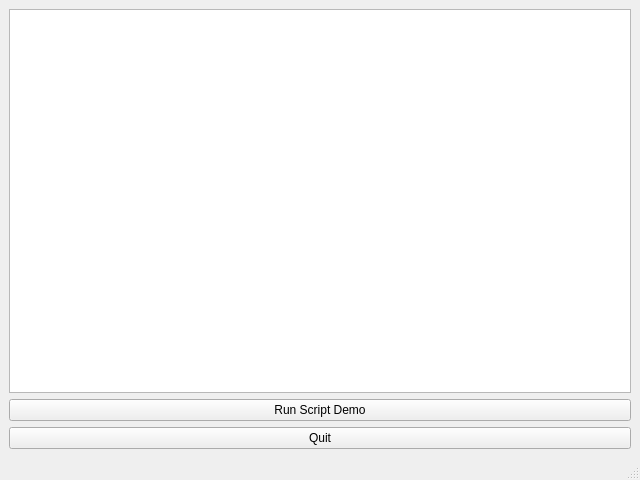
<?xml version="1.0" encoding="UTF-8"?>
<ui version="4.0">
 <class>MainWindow</class>
 <widget class="QMainWindow" name="MainWindow">
  <property name="geometry">
   <rect>
    <x>0</x>
    <y>0</y>
    <width>640</width>
    <height>480</height>
   </rect>
  </property>
  <property name="windowTitle">
   <string>MainWindow</string>
  </property>
  <widget class="QWidget" name="centralwidget">
   <layout class="QVBoxLayout" name="verticalLayout">
    <item>
     <widget class="QTextBrowser" name="textBrowser_printStdout"/>
    </item>
    <item>
     <widget class="QPushButton" name="pushButton_runScript">
      <property name="text">
       <string>Run Script Demo</string>
      </property>
     </widget>
    </item>
    <item>
     <widget class="QPushButton" name="pushButton_quit">
      <property name="text">
       <string>Quit</string>
      </property>
     </widget>
    </item>
   </layout>
  </widget>
  <widget class="QStatusBar" name="statusbar"/>
 </widget>
 <resources/>
 <connections/>
</ui>
